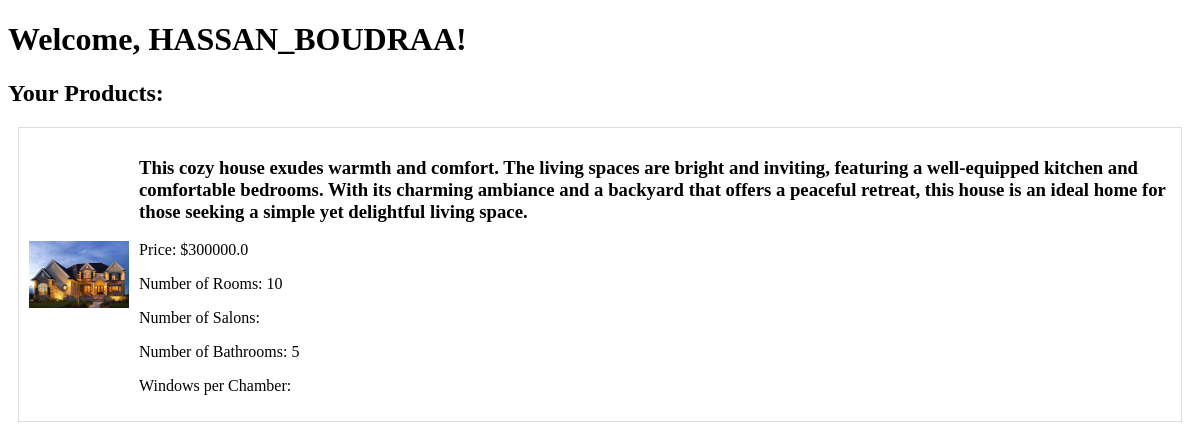
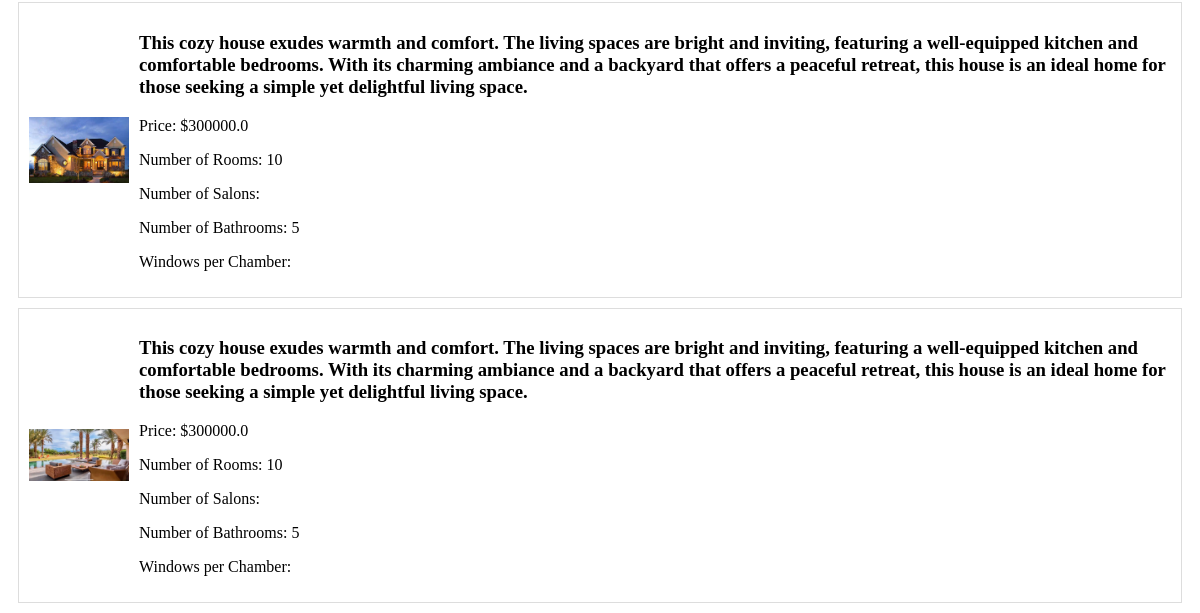
Page /products (signed in) on the earlier database version (2 pictures, top to bottom).
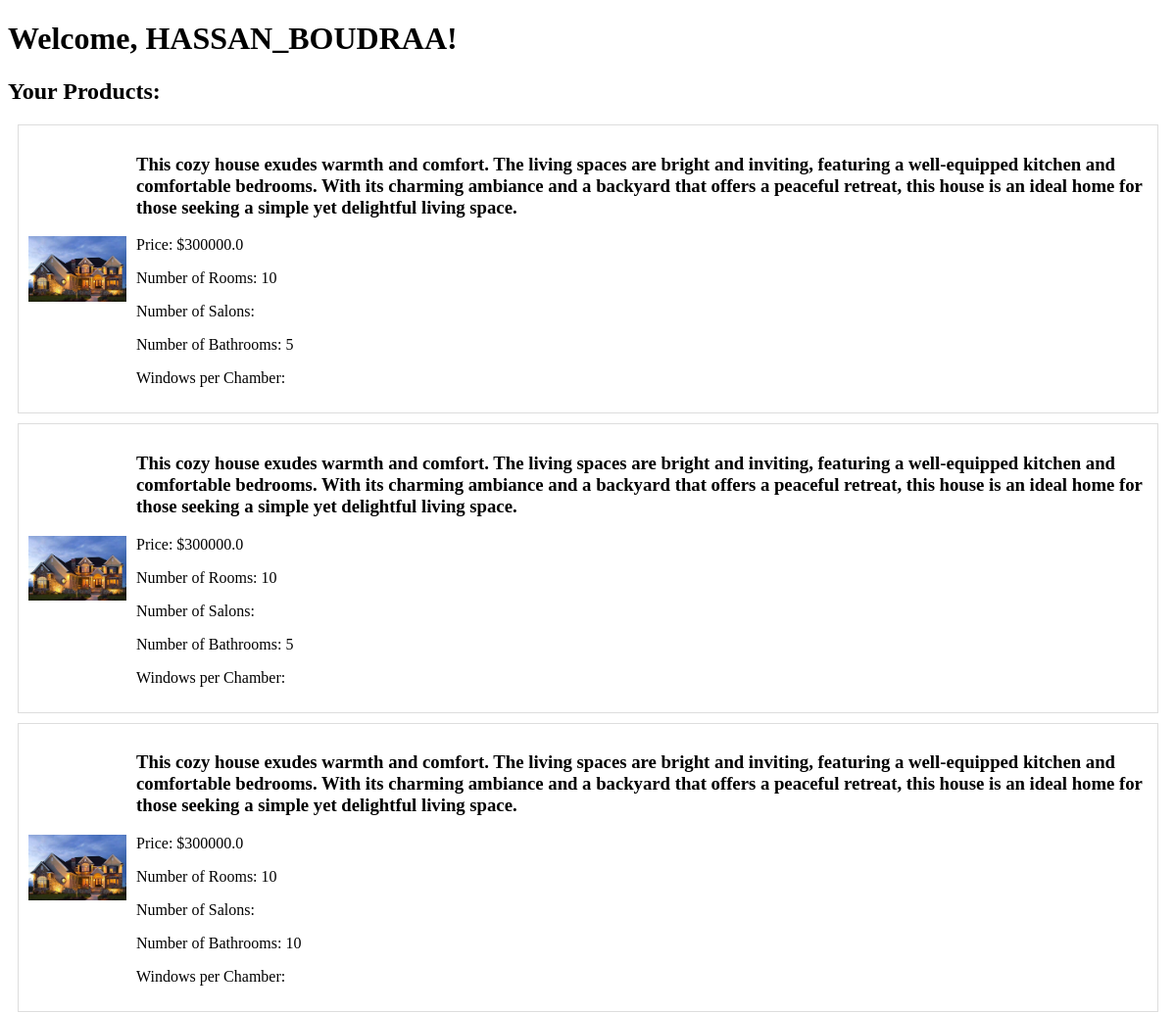
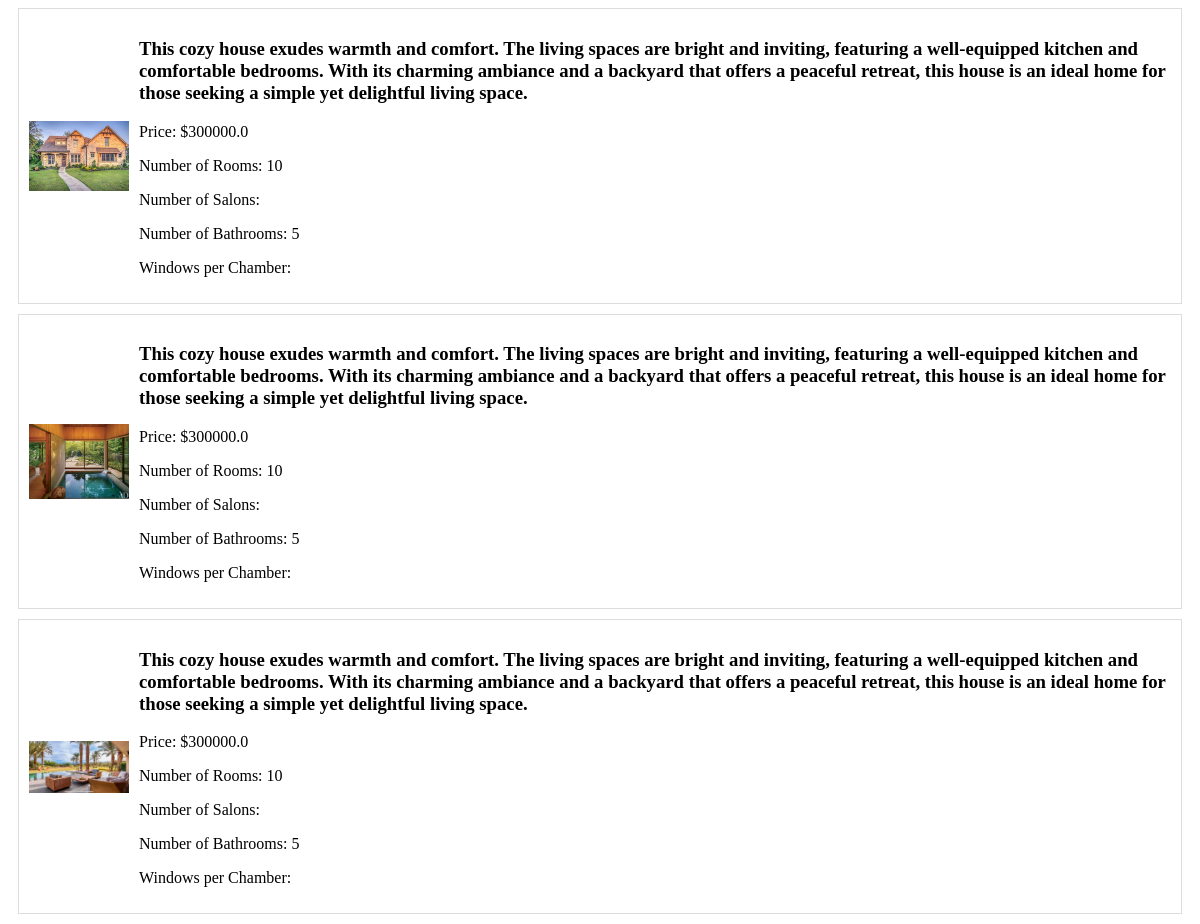
Same page on the later database version (2 pictures, top to bottom).
### models/user.py (models this page shows, shortened)
class User(UserMixin, db.Model):
    __tablename__ = 'user'
    id = db.Column(db.String(50), primary_key=True, default=lambda: str( uuid.uuid4()), unique=True, nullable=False)
    username = db.Column(db.String(80), unique=False, nullable=False)
    city = db.Column(db.String(20), unique=False, nullable=False)
    email = db.Column(db.String(20), unique=False, nullable=False)
    password_hash = db.Column(db.String(28), nullable=False)

class Products(db.Model):
    id = db.Column(db.String(50), primary_key=True, default=lambda: str( uuid.uuid4()), unique=True, nullable=False)
    name = db.Column(db.String(255), nullable=False)
    city = db.Column(db.String(8), nullable=False)
    price = db.Column(db.Float, nullable=False)
    image_path = db.Column(db.String(255), nullable=True)
    num_rooms = Column(Integer, nullable=False)
    section = Column(Integer, nullable=False)
    num_bain = Column(Integer, nullable=False)
    window_per_house = Column(Integer, nullable=False)
    user_id = db.Column(db.String(50),db.ForeignKey('user.id'),nullable=False)
    user = db.relationship('User', backref=db.backref('products', lazy=True))

### models/app.py (the view)
    @app.route('/products')
    @login_required
    def products():
        user_products = Products.query.filter_by(user_id=current_user.id).order_by(asc(Products.id)).all()
        for product in user_products:
            print("Product Image Path:", product.image_path)
        return render_template('products.html', user=current_user, user_products=user_products)

### models/templates/products.html (shortened to what this page needs)
<!DOCTYPE html>
<html lang="en">
<head>
</head>
<body>
    <h1>Welcome, {{ user.username }}!</h1>
    <h2>Your Products:</h2>
    {% for product in user_products %}
        <div class="product">
            <img src="{{ url_for('serve_image', filename=product.image_path.split('/')[-1]) }}" alt="Product Image">
            <div class="product-info">
                <h3>{{ product.name }}</h3>
                <p>Price: ${{ product.price }}</p>
                <p>Number of Rooms: {{ product.num_rooms }}</p>
                <p>Number of Salons: {{ product.num_salon }}</p>
                <p>Number of Bathrooms: {{ product.num_bain }}</p>
                <p>Windows per Chamber: {{ product.window_per_chamber }}</p>
            </div>
        </div>
    {% endfor %}
</body>
</html>

### models/templates/products.html (style rules this page uses)
.product { border: 1px solid #ddd; padding: 10px; margin: 10px; display: flex; align-items: center; }
.product img { max-width: 100px; height: auto; margin-right: 10px; }
.product-info { flex: 1; }

Differences in the rows shown:
added Products: image_path (picture), name "This cozy house exudes warmth and comfort. The living spaces are bright and inviting, featuring a well-equipped kitchen and comfortable bedrooms. With its charming ambiance and a backyard that offers a peaceful retreat, this house is an ideal home for those seeking a simple yet delightful living space.", price "300000.0", num_rooms "10", num_bain "10"
added Products: image_path (picture), name "This cozy house exudes warmth and comfort. The living spaces are bright and inviting, featuring a well-equipped kitchen and comfortable bedrooms. With its charming ambiance and a backyard that offers a peaceful retreat, this house is an ideal home for those seeking a simple yet delightful living space.", price "300000.0", num_rooms "10", num_bain "5"
added Products: image_path (picture), name "This cozy house exudes warmth and comfort. The living spaces are bright and inviting, featuring a well-equipped kitchen and comfortable bedrooms. With its charming ambiance and a backyard that offers a peaceful retreat, this house is an ideal home for those seeking a simple yet delightful living space.", price "300000.0", num_rooms "10", num_bain "5"
